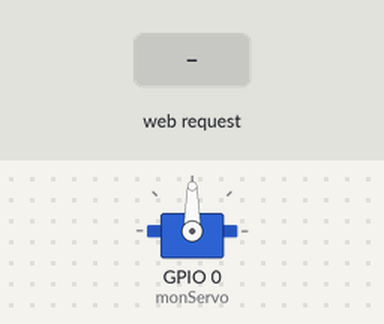
Recording of a sketch running on a simulated ESP8266 (NodeMCU). On the bench: servo. Inputs (shaded band) come from the test bench. WiFi joins after 1.5 s; servers stay silent unless stated; what the sketch prints to the serial monitor is not drawn.

Above: at 2.8 s.
2.9 s: HTTP request GET /OPEN received
At 4.1 s:
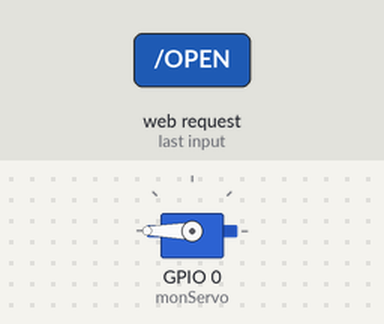
4.4 s: HTTP request GET /CLOSE received
At 5.4 s:
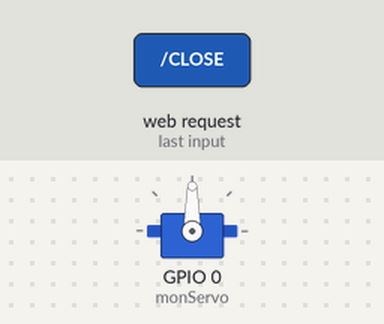
Timing chart, 0 to 7.4 s (numbered marks = the images above; inputs shaded):
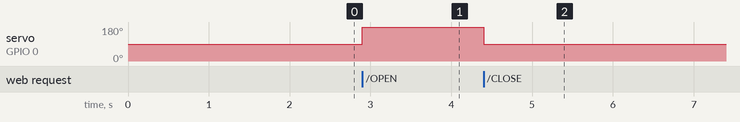

The sketch:

Projet_wifi.ino
```cpp
#include <ESP8266WiFi.h>
#include <Servo.h>

const char* ssid = "Grogne";
const char* password = "jomsy123";
Servo monServo;

WiFiServer server(80);

void setup()
{

  // initialisation de la communication série
  Serial.begin(9600);
  monServo.attach(0);
  delay(100);

  // Connexion wifi
  Serial.println();
  Serial.print("Connecting to ");
  Serial.println(ssid);

  WiFi.begin(ssid, password);

  // connection  en cours ...
  while (WiFi.status() != WL_CONNECTED)
  {
    delay(500);
    Serial.print(".");
  }

  // Wifi connecter
  Serial.println("WiFi connecté");

  // Démmarrage du serveur.
  server.begin();
  Serial.println("Serveur demarré !");

  // Affichage de l'adresse IP
  Serial.print("Utiliser cette adresse URL pour la connexion :");
  Serial.print("http://");
  Serial.print(WiFi.localIP());
  Serial.println("/");

}

void loop()
{
WiFiClient client;


  // Vérification si le client est connecter.
  client = server.available();
  if (!client)
  {
    return;
  }

  // Attendre si le client envoie des données ...
  Serial.println("nouveau client");
  while(!client.available()){
    delay(1);
  }

  String request = client.readStringUntil('\r');
  Serial.println(request);
  client.flush();

  int value = LOW;
  if (request.indexOf("/OPEN") != -1)  {
    monServo.write(180);
    value = HIGH;
  }
  if (request.indexOf("/CLOSE") != -1)  {
    monServo.write(90);
    value = LOW;
  }

  // Réponse
  client.println("HTTP/1.1 200 OK");
  client.println("Content-Type: text/html");
  client.println("");
  client.println("<!DOCTYPE HTML>");
  client.println("<html>"
  "<head>"
  "<style>"
  "h1{color:white;}"
  "h3{color:white;}"
  "body {background-color: black;}"
  "</style>"
  "</head>"
  "<body>");


  if(value == HIGH) {
    client.print("Ouvert");
  } else {
    client.print("Ferme");
  }
  client.println("<h1>Porte connectee</h1>");
  client.println("<h3>Etat de la porte : </h3>");
  client.println("<a href=\"/OPEN\"\"><button>Ouvrir </button></a>");
  client.println("<a href=\"/CLOSE\"\"><button>Fermer </button></a><br /></a>");
  client.println("<style> background-color:black;</style>");

  client.println("</body></html>");

  delay(1);
  Serial.println("Client deconnecté");
  Serial.println("");

}
```

Measured:
- after the input at 2.9 s, servo on GPIO 0 (monServo): 90° → 180° at once
- after the input at 4.4 s, servo on GPIO 0 (monServo): 180° → 90° at once
